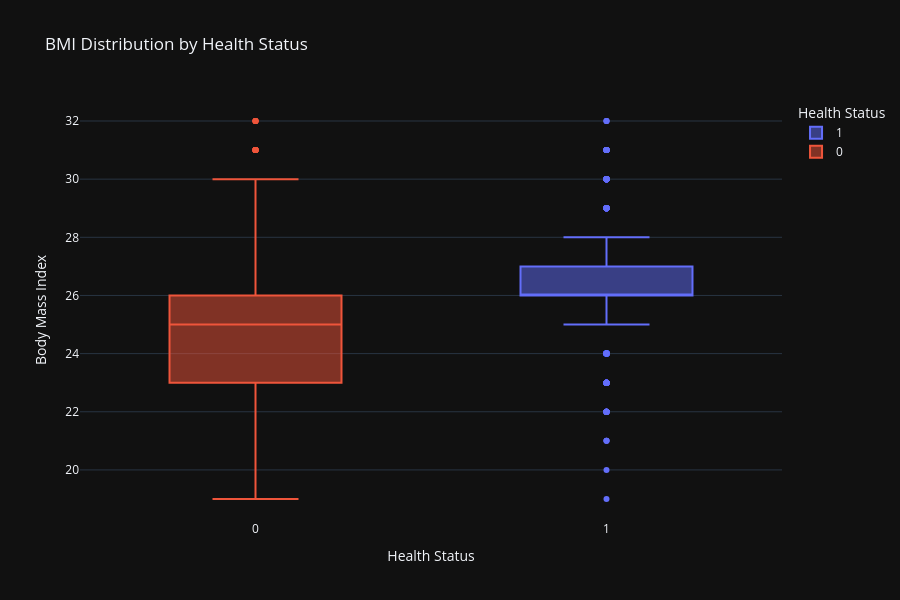

The cell this chart's notebook holds for it:
### Code cell
fig = px.box(
    df,
    x='Target',
    y='BMI',
    color='Target',
    title='BMI Distribution by Health Status',
    labels={
        'Target': 'Health Status',
        'BMI': 'Body Mass Index'
    }
)

fig.update_layout(
    template='plotly_dark',
    width=900,
    height=600
)

fig.show()

### Figure 1 — Plotly figure (JSON) as saved in the notebook; plotly's stock layout.template omitted (floating-point values rounded to 4 significant figures; data arrays with more than 128 entries replaced by an {"elided": "..."} marker saying what was removed)
{"data": [{"alignmentgroup": "True", "hovertemplate": "Health Status=%{x}<br>Body Mass Index=%{y}<extra></extra>", "legendgroup": "1", "marker": {"color": "#636efa"}, "name": "1", "notched": false, "offsetgroup": "1", "orientation": "v", "showlegend": true, "type": "box", "x": {"elided": "4979 int values"}, "x0": " ", "xaxis": "x", "y": {"elided": "4979 float values"}, "y0": " ", "yaxis": "y"}, {"alignmentgroup": "True", "hovertemplate": "Health Status=%{x}<br>Body Mass Index=%{y}<extra></extra>", "legendgroup": "0", "marker": {"color": "#EF553B"}, "name": "0", "notched": false, "offsetgroup": "0", "orientation": "v", "showlegend": true, "type": "box", "x": {"elided": "4570 int values"}, "x0": " ", "xaxis": "x", "y": {"elided": "4570 float values"}, "y0": " ", "yaxis": "y"}], "layout": {"boxmode": "overlay", "height": 600, "legend": {"title": {"text": "Health Status"}, "tracegroupgap": 0}, "title": {"text": "BMI Distribution by Health Status"}, "width": 900, "xaxis": {"anchor": "y", "categoryarray": [1, 0], "categoryorder": "array", "domain": [0, 1], "title": {"text": "Health Status"}}, "yaxis": {"anchor": "x", "domain": [0, 1], "title": {"text": "Body Mass Index"}}}}
